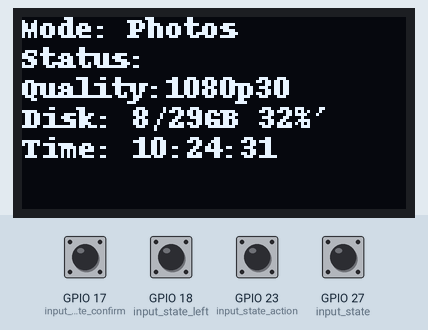
A program run on a simulated Raspberry Pi (BCM pin numbers). Parts: 128×64 one-colour display. The inputs (shaded band) are chosen by the test bench; at power-on: GPIO 17 (input_state_confirm), GPIO 18 (input_state_left), GPIO 23 (input_state_action), GPIO 27 (input_state) HIGH. The clock reads 2024-03-15 10:24:30 at power-on unless the program sets it; files the program writes start out absent; the camera gives no picture and a still takes 0.5 s; system figures (address, load, memory, disk, uptime) are fixed made-up values; what the program prints to the terminal is not drawn.

Above: at 1.3 s.
1.4 s: GPIO 18 (input_state_left) pulled LOW for 0.3 s
At 3.0 s:
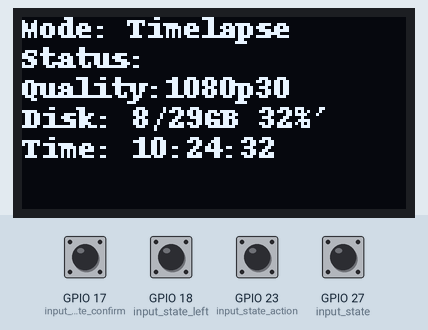
4.7 s: GPIO 27 (input_state) pulled LOW for 1 s
At 5.58 s:
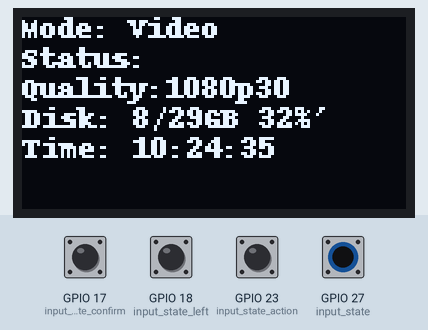
7.2 s: GPIO 17 (input_state_confirm) pulled LOW for 1 s
At 7.72 s:
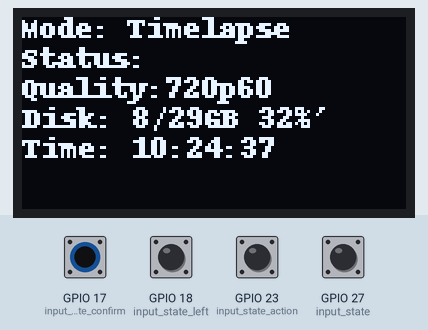
9.7 s: GPIO 23 (input_state_action) pulled LOW for 0.3 s
16.0 s: GPIO 23 (input_state_action) driven LOW and GPIO 27 (input_state) driven LOW
At 18.2 s:
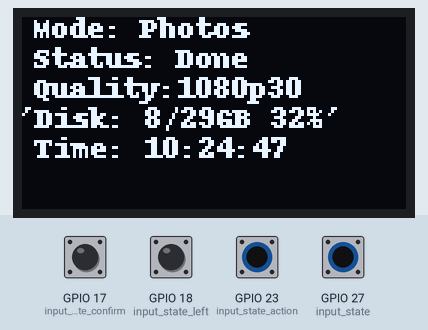
19.0 s: GPIO 23 (input_state_action) driven HIGH
At 19.43 s:
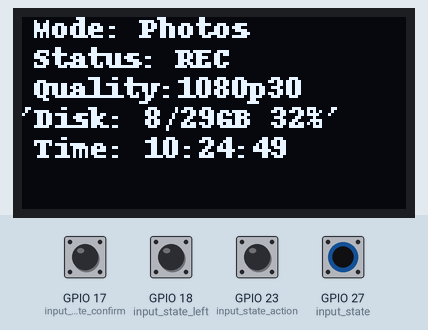
Timing chart, 0 to 22.0 s (numbered marks = the images above; inputs shaded):
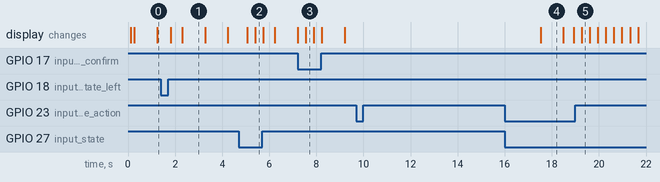

Measured:
- after the input at 1.4 s, the display: first changes after 0.42 s (image 1 shows a later state)
- after the input at 4.7 s, the display: first changes after 0.37 s (image 2 shows a later state)
- after the input at 9.7 s, every drawn part: stays the same
- after the input at 16.0 s, the display: changes after 1.5 s (image 4)
- after the input at 19.0 s, the display: changes after 0.27 s (image 5)
- what the display in image 4 shows lasts 1.0 s, from 17.5 s to 18.5 s

The program:

script.py
```python
#Ion-Alexandru GHEORGHIU
#MITSC-FILS
#https://github.com/alexandruGheorghiu94

#libraries for the I/O
import RPi.GPIO as GPIO
import time
import array
from time import gmtime, strftime

#library used for getting the space left of the card
import subprocess

#verificare ca fisierul exista
import os.path


#libraries for the OLED display
import Adafruit_GPIO
import Adafruit_SSD1306
from PIL import Image
from PIL import ImageDraw
from PIL import ImageFont

#libraries for the Raspberry pi camera
from picamera import PiCamera
from time import sleep

#lybrary used for creating folders
import pathlib


RST = None
#display initialization
disp = Adafruit_SSD1306.SSD1306_128_64(rst=RST)
disp.begin()

# Clear display.
disp.clear()
disp.display()

# Create blank image for drawing.
width = disp.width
height = disp.height
image = Image.new('1', (width, height))

# Get drawing object to draw on image.
draw = ImageDraw.Draw(image)

# Draw a black filled box to clear the image.
draw.rectangle((0,0,width,height), outline=0, fill=0)

# Draw some shapes.
# First define some constants to allow easy resizing of shapes.
padding = -2
top = padding
bottom = height-padding
# Move left to right keeping track of the current x position for drawing shapes.
x = 0

# Load default font.
font = ImageFont.load_default()

#camera initialization
camera = PiCamera()

#camera rotation, angle must be modified depending of the orientation of the camera module
#possible values: 0, 90, 180, 270
camera.rotation = 270


#creation of folders for each mode + check of they allready exist
pathlib.Path('/home/pi/Desktop/Photos').mkdir(parents=True, exist_ok=True)
pathlib.Path('/home/pi/Desktop/Videos').mkdir(parents=True, exist_ok=True)
pathlib.Path('/home/pi/Desktop/Timelapse').mkdir(parents=True, exist_ok=True)


#first run of the script that contains the creation of the file for retaining indexes
if os.path.isfile('/home/pi/Desktop/values.txt') == True :

    lines = open('values.txt').read().splitlines()
    photoIndex = int(lines[0])
    videoIndex =  int(lines[1])
    timelapseIndex = int(lines[2])

else:

    f = open("values.txt","w+")
    f.write('0 \n')
    f.write('0 \n')
    f.write('0 \n')
    f.close()
    lines = open('values.txt').read().splitlines()
    photoIndex = int(lines[0])
    print(photoIndex)
    videoIndex =  int(lines[1])
    print(videoIndex)
    timelapseIndex = int(lines[2])
    print(timelapseIndex)


#variabila care tine minte indexul pozei
#photoIndex = 0
#variabila care tine minte indexul videoului
#videoIndex = 0
#variabila care tine minte indexul timelapsului
#timelapseIndex = 0
#intervalul la care face poze de timelapse exprimat in secunde
timelapseDuration = 5

#variabila care stie dak inregistrez sau nu
isRecording = False

#camera resolution by default
camera.resolution = (1920, 1080)

#initialication of the button used for controlling the camera
GPIO.setmode(GPIO.BCM)
GPIO.setup(17, GPIO.IN, pull_up_down=GPIO.PUD_UP)
GPIO.setup(18, GPIO.IN, pull_up_down=GPIO.PUD_UP)
GPIO.setup(23, GPIO.IN, pull_up_down=GPIO.PUD_UP)
GPIO.setup(27, GPIO.IN, pull_up_down=GPIO.PUD_UP)

#quality of the camera selector
qualityIndex = ['1080p30','720p60','480p90']
currentQuality = 0

#1- photos | 2- video | 3-timelapse |
menuIndex = ['Photos', 'Video' , 'Timelapse'];
#the index that goes through menuIndex
currentIndex=1;

#placeholder for the current status of the camera
currentStatus = ""

while True:

    # Draw a black filled box to clear the image.
    draw.rectangle((0,0,width,height), outline=0, fill=0)

    #Get the available storage
    cmd = "df -h | awk '$NF==\"/\"{printf \"Disk: %d/%dGB %s\", $3,$2,$5}'"
    Disk = subprocess.check_output(cmd, shell = True )


    # Displaying stuff on the screen
    draw.text((x, top),       "Mode: " +menuIndex[currentIndex-1],  font=font, fill=255)
    draw.text((x, top+10),     "Status: "+currentStatus, font=font, fill=255)
    draw.text((x, top+20),    "Quality:"+qualityIndex[currentQuality] ,  font=font, fill=255)
    draw.text((x-11, top+30),    str(Disk),  font=font, fill=255)
    draw.text((x-5, top+40),    ' Time: '+ strftime("%H:%M:%S", gmtime()),  font=font, fill=255)


    # Display image.
    disp.image(image)
    disp.display()
    time.sleep(.1)


    #confirm
    #qualityIndex = ['1080p30','720p60','480p90']
    input_state_confirm = GPIO.input(17)
    if input_state_confirm == False:
        if currentQuality == 2:
            currentQuality= 0
        else:
            currentQuality = currentQuality+1

        if currentQuality == 0:
            camera.resolution = (1920, 1080)
            print('FHD quality')
        if currentQuality == 1:
            camera.resolution = (1280, 720)
            print('HD quality')
        if currentQuality == 2:
            camera.resolution = (640, 480)
            print('SD quality')

        time.sleep(0.1)


    #stanga
    input_state_left = GPIO.input(18)
    if input_state_left == False:
        if(currentIndex == 1):
            currentIndex = 3
        else:
                currentIndex = currentIndex-1

        print(menuIndex[currentIndex-1]+' mode')
        time.sleep(0.1)

    #action button
    input_state_action = GPIO.input(23)
    if input_state_action == False:
        #take a picture
        if (currentIndex == 1):
            camera.capture('/home/pi/Desktop/Photos/image'+str(photoIndex)+'.jpg')
            print('The photo image'+str(photoIndex)+'.jpg was saved in the directory home/pi/Desktop/Photos/')
            currentStatus = 'image'+str(photoIndex)
            photoIndex = photoIndex+1
            time.sleep(0.1)

        #make a video
        if(currentIndex == 2 and isRecording == False):
            print('Recording has begun.')
            camera.start_recording('/home/pi/Desktop/Videos/video'+str(videoIndex)+'.h264',quality =1)
            currentStatus = "REC"
            videoIndex = videoIndex+1
            isRecording = True
            camera.wait_recording(0.1)

        elif(currentIndex == 2 and isRecording == True):
            print('The movie video'+str(videoIndex)+'.h264 was saved in directory /home/pi/Desktop/Videos/')
            camera.stop_recording()
            currentStatus = "Stopped REC"
            isRecording = False
            time.sleep(0.1)

        if currentIndex == 3 :
            currentStatus = 'Running'
            for x in range(0,timelapseDuration):
                camera.capture('/home/pi/Desktop/Timelapse/image'+str(timelapseIndex)+'.jpg')
                timelapseIndex = timelapseIndex+1
                print('Timelapse still image'+str(timelapseIndex)+'.jpg was saved in directory home/pi/Desktop/Timelapse/')
                time.sleep(1)
            currentStatus = 'Done'

    #dreapta
    input_state = GPIO.input(27)
    if input_state == False:
        if(currentIndex == 3):
            currentIndex = 1
        else:
                currentIndex = currentIndex+1

        print(menuIndex[currentIndex-1]+' mode')
        time.sleep(0.1)

    lines = open('values.txt').read().splitlines()
    lines[0] = str(photoIndex)
    lines[1] = str(videoIndex)
    lines[2] = str(timelapseIndex)
    open('values.txt','w').write('\n'.join(lines))
```
